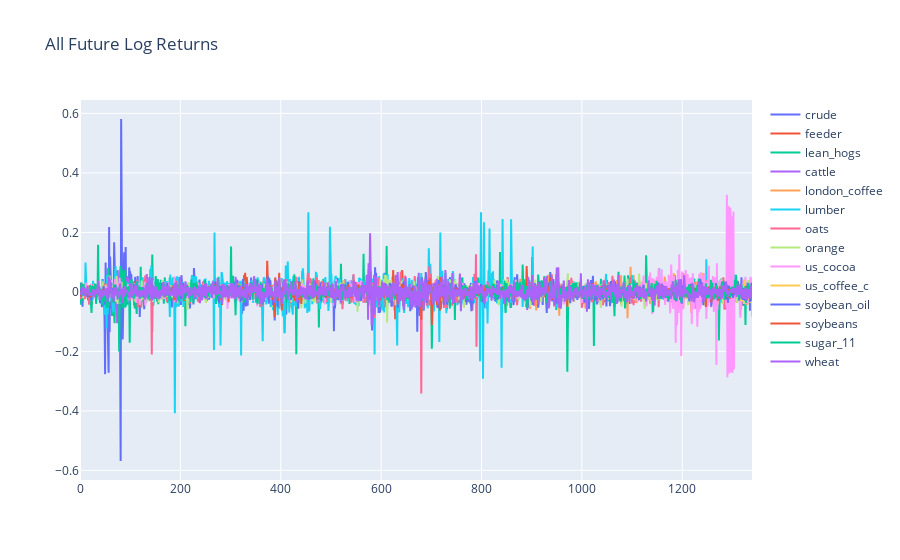

Notebook code for this chart:
### Code cell
# Plot futures log returns
fig = go.Figure()
for k in datasets:
    fig.add_trace(go.Scatter(x=df.index, y=np.log(df[k]).diff(), mode='lines', name=k))
fig.update_layout(title="All Future Log Returns")
fig.update_layout(showlegend=True)

fig.show()

### Figure 1 — Plotly figure (JSON) as saved in the notebook; plotly's stock layout.template omitted (floating-point values rounded to 4 significant figures; data arrays with more than 128 entries replaced by an {"elided": "..."} marker saying what was removed)
{"data": [{"mode": "lines", "name": "crude", "type": "scatter", "x": {"elided": "1340 int values"}, "y": {"elided": "1340 float values"}}, {"mode": "lines", "name": "feeder", "type": "scatter", "x": {"elided": "1340 int values"}, "y": {"elided": "1340 float values"}}, {"mode": "lines", "name": "lean_hogs", "type": "scatter", "x": {"elided": "1340 int values"}, "y": {"elided": "1340 float values"}}, {"mode": "lines", "name": "cattle", "type": "scatter", "x": {"elided": "1340 int values"}, "y": {"elided": "1340 float values"}}, {"mode": "lines", "name": "london_coffee", "type": "scatter", "x": {"elided": "1340 int values"}, "y": {"elided": "1340 float values"}}, {"mode": "lines", "name": "lumber", "type": "scatter", "x": {"elided": "1340 int values"}, "y": {"elided": "1340 float values"}}, {"mode": "lines", "name": "oats", "type": "scatter", "x": {"elided": "1340 int values"}, "y": {"elided": "1340 float values"}}, {"mode": "lines", "name": "orange", "type": "scatter", "x": {"elided": "1340 int values"}, "y": {"elided": "1340 float values"}}, {"mode": "lines", "name": "us_cocoa", "type": "scatter", "x": {"elided": "1340 int values"}, "y": {"elided": "1340 float values"}}, {"mode": "lines", "name": "us_coffee_c", "type": "scatter", "x": {"elided": "1340 int values"}, "y": {"elided": "1340 float values"}}, {"mode": "lines", "name": "soybean_oil", "type": "scatter", "x": {"elided": "1340 int values"}, "y": {"elided": "1340 float values"}}, {"mode": "lines", "name": "soybeans", "type": "scatter", "x": {"elided": "1340 int values"}, "y": {"elided": "1340 float values"}}, {"mode": "lines", "name": "sugar_11", "type": "scatter", "x": {"elided": "1340 int values"}, "y": {"elided": "1340 float values"}}, {"mode": "lines", "name": "wheat", "type": "scatter", "x": {"elided": "1340 int values"}, "y": {"elided": "1340 float values"}}], "layout": {"showlegend": true, "title": {"text": "All Future Log Returns"}}}
